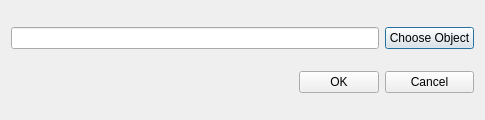
<?xml version="1.0" encoding="UTF-8"?>
<ui version="4.0">
 <class>AddObjectDialog</class>
 <widget class="QDialog" name="AddObjectDialog">
  <property name="geometry">
   <rect>
    <x>0</x>
    <y>0</y>
    <width>485</width>
    <height>120</height>
   </rect>
  </property>
  <property name="windowTitle">
   <string>Dialog</string>
  </property>
  <layout class="QGridLayout" name="gridLayout">
   <item row="0" column="0" colspan="2">
    <widget class="QLineEdit" name="objectPath"/>
   </item>
   <item row="0" column="2">
    <widget class="QPushButton" name="chooseObject">
     <property name="text">
      <string>Choose Object</string>
     </property>
    </widget>
   </item>
   <item row="1" column="0">
    <spacer name="horizontalSpacer">
     <property name="orientation">
      <enum>Qt::Horizontal</enum>
     </property>
     <property name="sizeHint" stdset="0">
      <size>
       <width>213</width>
       <height>20</height>
      </size>
     </property>
    </spacer>
   </item>
   <item row="1" column="1">
    <widget class="QPushButton" name="ok">
     <property name="text">
      <string>OK</string>
     </property>
    </widget>
   </item>
   <item row="1" column="2">
    <widget class="QPushButton" name="cancel">
     <property name="text">
      <string>Cancel</string>
     </property>
    </widget>
   </item>
  </layout>
 </widget>
 <resources/>
 <connections>
  <connection>
   <sender>cancel</sender>
   <signal>clicked()</signal>
   <receiver>AddObjectDialog</receiver>
   <slot>reject()</slot>
   <hints>
    <hint type="sourcelabel">
     <x>351</x>
     <y>228</y>
    </hint>
    <hint type="destinationlabel">
     <x>199</x>
     <y>149</y>
    </hint>
   </hints>
  </connection>
 </connections>
</ui>
